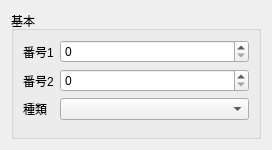
<?xml version="1.0" encoding="UTF-8"?>
<ui version="4.0">
 <class>ImportantTabForm</class>
 <widget class="QWidget" name="ImportantTabForm">
  <property name="geometry">
   <rect>
    <x>0</x>
    <y>0</y>
    <width>272</width>
    <height>150</height>
   </rect>
  </property>
  <property name="windowTitle">
   <string notr="true">Form</string>
  </property>
  <layout class="QHBoxLayout" name="horizontalLayout">
   <item>
    <widget class="QGroupBox" name="groupBox_4">
     <property name="title">
      <string>基本</string>
     </property>
     <layout class="QVBoxLayout" name="verticalLayout_2">
      <item>
       <layout class="QFormLayout" name="formLayout">
        <item row="0" column="0">
         <widget class="QLabel" name="label">
          <property name="text">
           <string>番号1</string>
          </property>
         </widget>
        </item>
        <item row="0" column="1">
         <widget class="QSpinBox" name="num1SB">
          <property name="maximum">
           <number>65535</number>
          </property>
         </widget>
        </item>
        <item row="1" column="0">
         <widget class="QLabel" name="label_2">
          <property name="text">
           <string>番号2</string>
          </property>
         </widget>
        </item>
        <item row="1" column="1">
         <widget class="QSpinBox" name="num2SB">
          <property name="maximum">
           <number>65535</number>
          </property>
         </widget>
        </item>
        <item row="2" column="0">
         <widget class="QLabel" name="label_3">
          <property name="text">
           <string>種類</string>
          </property>
         </widget>
        </item>
        <item row="2" column="1">
         <widget class="QComboBox" name="itemCB">
          <property name="minimumSize">
           <size>
            <width>180</width>
            <height>0</height>
           </size>
          </property>
         </widget>
        </item>
       </layout>
      </item>
     </layout>
    </widget>
   </item>
  </layout>
 </widget>
 <resources/>
 <connections/>
</ui>
